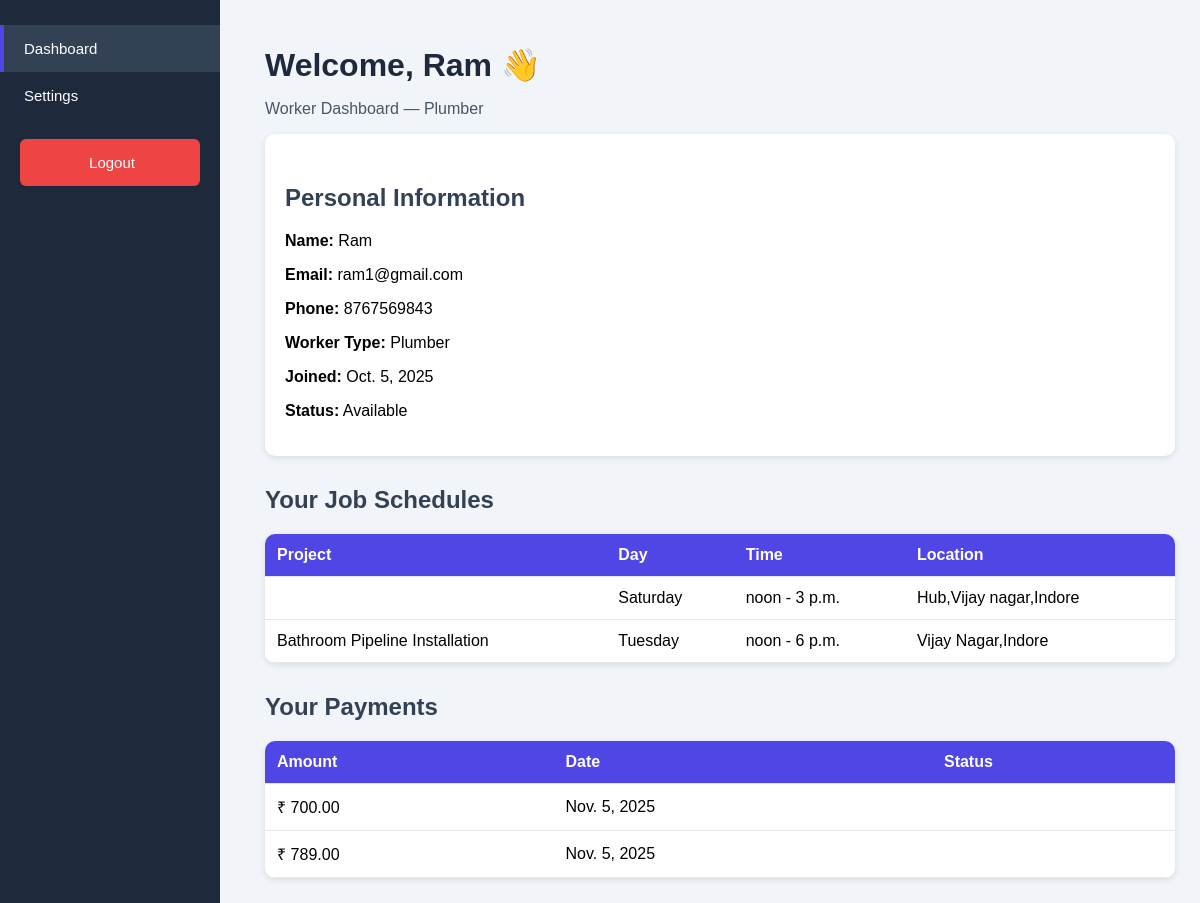
Before: /worker/1/ with the older database file.
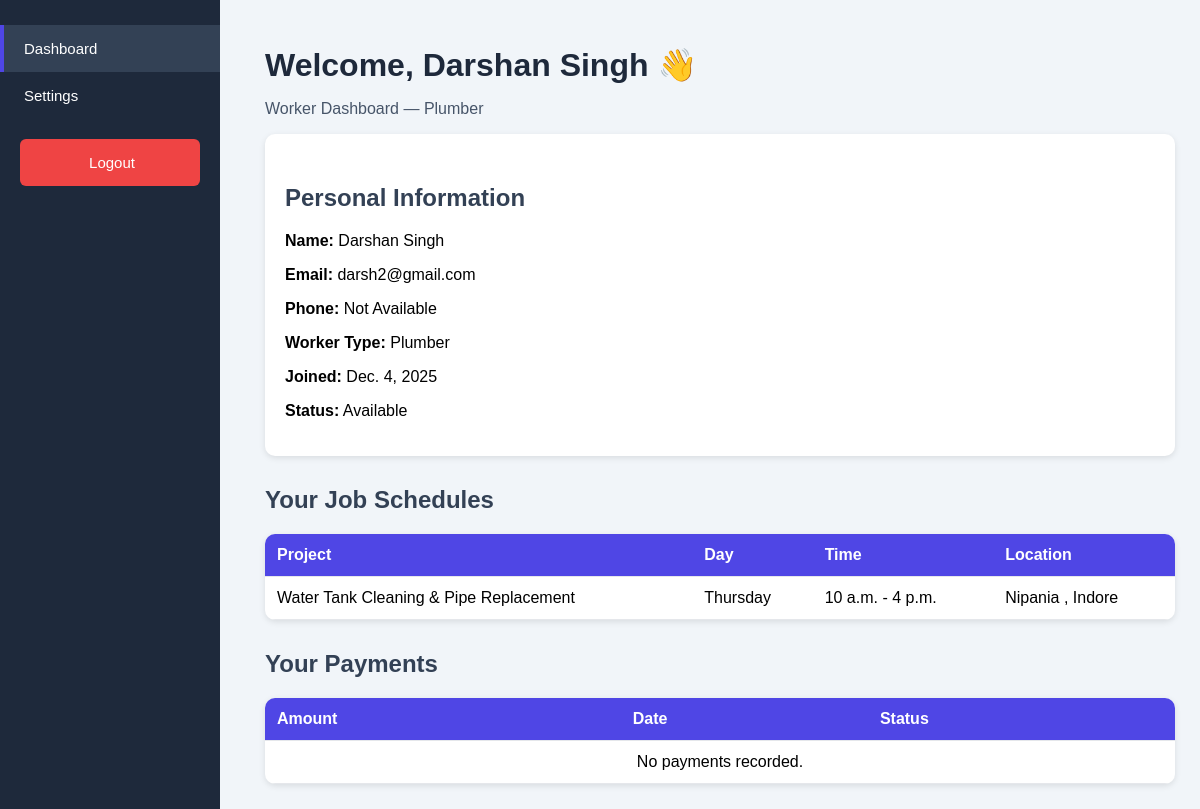
After: the same page with the newer database file.
### workers/models.py (models this page shows, shortened)
class Worker(models.Model):
    WORKER_TYPES = [
        ('Plumber', 'Plumber'),
        ('Electrician', 'Electrician'),
        ('Carpenter', 'Carpenter'),
        ('Painter', 'Painter'),
        ('Helper', 'Helper'),
    ]
    user = models.OneToOneField(User, on_delete=models.CASCADE, null=True, blank=True)
    name = models.CharField(max_length=100)
    worker_type = models.CharField(max_length=50, choices=WORKER_TYPES)
    phone = models.CharField(max_length=15, blank=True)
    email = models.EmailField(null=True, blank=True)
    gender = models.CharField(max_length=10, default='Male', blank=True)
    hourly_rate = models.DecimalField(max_digits=8, decimal_places=2, default=0.00)
    is_available = models.BooleanField(default=True)
    joined_date = models.DateField(default=date.today)
    location = models.CharField(max_length=100, default='Unknown')
    role = models.ForeignKey(Role, on_delete=models.SET_NULL, null=True, blank=True)

class Schedule(models.Model):
    worker = models.ForeignKey(Worker, on_delete=models.CASCADE, related_name='schedules')
    project = models.ForeignKey(Project, on_delete=models.SET_NULL, null=True, blank=True)
    day = models.CharField(max_length=15)
    start_time = models.TimeField()
    end_time = models.TimeField()
    location = models.CharField(max_length=100)

class Project(models.Model):
    STATUS_CHOICES = [
        ('Active', 'Active'),
        ('Completed', 'Completed'),
    ]
    name = models.CharField(max_length=200)
    description = models.TextField(blank=True)
    status = models.CharField(max_length=50, choices=STATUS_CHOICES, default='Active')
    start_date = models.DateField(default=date.today)
    completed_date = models.DateField(null=True, blank=True)
    location = models.CharField(max_length=200, blank=True)
    assigned_workers = models.ManyToManyField(Worker, blank=True, related_name='projects')

class Payment(models.Model):
    worker = models.ForeignKey(Worker, on_delete=models.CASCADE, related_name='payments')
    project = models.ForeignKey(Project, on_delete=models.SET_NULL, null=True, blank=True)
    amount = models.DecimalField(max_digits=10, decimal_places=2)
    date = models.DateField(auto_now_add=True)
    payment_status = models.CharField(max_length=20, default='Pending')

### workers/views.py (the view)
# urls.py: path("worker/<int:worker_id>/", views.user_detail, name="user_detail"),
def user_detail(request, worker_id):
    worker = get_object_or_404(Worker, id=worker_id)
    payments = Payment.objects.filter(worker=worker).order_by('-date')
    schedules = Schedule.objects.filter(worker=worker).order_by('day', 'start_time')
    return render(request, 'user.html', {'worker': worker, 'payments': payments, 'schedules': schedules})

### workers/templates/user.html (shortened to what this page needs)
{% load static %}
<!DOCTYPE html>
<html lang="en">
<head>
</head>
<body>
    <div class="sidebar">
        <a class="active" href="{% url 'user_detail' worker.id %}">Dashboard</a>
        <a href="{% url 'setting' %}">Settings</a>
        <a href="{% url 'logout_user' %}" class="logout-btn">Logout</a>
    </div>
    <div class="container">
        <h1>Welcome, {{ worker.name }} 👋</h1>
        <p style="color:#475569;">Worker Dashboard — {{ worker.worker_type }}</p>
        <div class="info-card">
            <h2>Personal Information</h2>
            <p><strong>Name:</strong> {{ worker.name }}</p>
            <p><strong>Email:</strong> {{ worker.email }}</p>
            <p><strong>Phone:</strong> {{ worker.phone|default:"Not Available" }}</p>
            <p><strong>Worker Type:</strong> {{ worker.worker_type }}</p>
            <p><strong>Joined:</strong> {{ worker.joined_date }}</p>
            <p><strong>Status:</strong> {% if worker.is_available %}Available{% else %}Busy{% endif %}</p>
        </div>
        <h2>Your Job Schedules</h2>
        <table>
            <tr>
                <th>Project</th>
                <th>Day</th>
                <th>Time</th>
                <th>Location</th>
            </tr>
            {% for s in schedules %}
            <tr>
                <td>{{ s.project.name }}</td>
                <td>{{ s.day }}</td>
                <td>{{ s.start_time }} - {{ s.end_time }}</td>
                <td>{{ s.location }}</td>
            </tr>
            {% empty %}
            <tr>
                <td colspan="4" style="text-align:center;">No schedules assigned.</td>
            </tr>
            {% endfor %}
        </table>
        <h2>Your Payments</h2>
        <table>
            <tr>
                <th>Amount</th>
                <th>Date</th>
                <th>Status</th>
            </tr>
            {% for p in payments %}
            <tr>
                <td>₹ {{ p.amount }}</td>
                <td>{{ p.date }}</td>
                <td>{{ p.status }}</td>
            </tr>
            {% empty %}
            <tr>
                <td colspan="3" style="text-align:center;">No payments recorded.</td>
            </tr>
            {% endfor %}
        </table>
    </div>
</body>
</html>

Changed rows visible on the page:
no longer on this page (row edited): Schedule: day "Saturday", start_time "noon", end_time "3 p.m.", location "Hub,Vijay nagar,Indore"
no longer on this page (row edited): Schedule: project.name "Bathroom Pipeline Installation", day "Tuesday", start_time "noon", end_time "6 p.m.", location "Vijay Nagar,Indore"
no longer on this page (row edited): Payment: amount "700.00", date "Nov. 5, 2025"
no longer on this page (row edited): Payment: amount "789.00", date "Nov. 5, 2025"
changed Worker "Plumber": name "Ram" → "Darshan Singh"; email "ram1@gmail.com" → "darsh2@gmail.com"; phone "8767569843" → "Not Available"; joined_date "Oct. 5, 2025" → "Dec. 4, 2025"
now on this page (row edited): Schedule: project.name "Water Tank Cleaning & Pipe Replacement", day "Thursday", start_time "10 a.m.", end_time "4 p.m.", location "Nipania , Indore"
Other visible differences:
text now shown: "No payments recorded."
